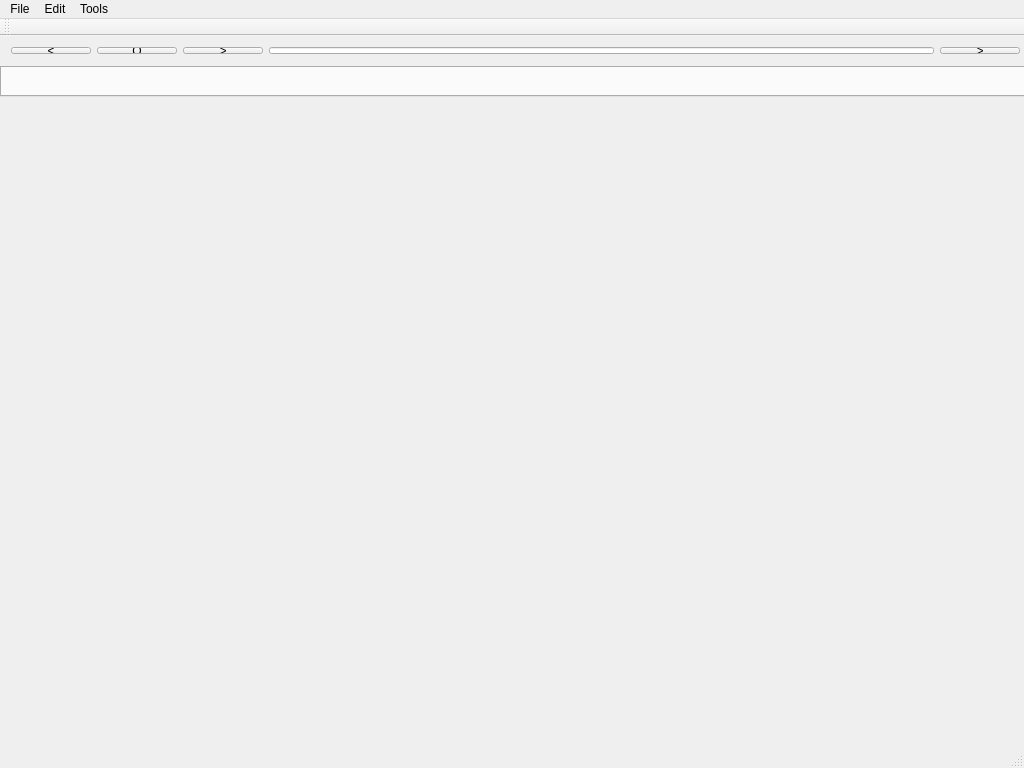
<?xml version="1.0" encoding="UTF-8"?>
<ui version="4.0">
 <class>MainWindow</class>
 <widget class="QMainWindow" name="MainWindow">
  <property name="geometry">
   <rect>
    <x>0</x>
    <y>0</y>
    <width>1024</width>
    <height>768</height>
   </rect>
  </property>
  <property name="minimumSize">
   <size>
    <width>1024</width>
    <height>768</height>
   </size>
  </property>
  <property name="maximumSize">
   <size>
    <width>1024</width>
    <height>830</height>
   </size>
  </property>
  <property name="windowTitle">
   <string>WitBrowser</string>
  </property>
  <widget class="QWidget" name="centralWidget">
   <property name="minimumSize">
    <size>
     <width>1024</width>
     <height>768</height>
    </size>
   </property>
   <property name="maximumSize">
    <size>
     <width>1024</width>
     <height>768</height>
    </size>
   </property>
   <widget class="QWidget" name="layoutWidget">
    <property name="geometry">
     <rect>
      <x>0</x>
      <y>0</y>
      <width>1031</width>
      <height>29</height>
     </rect>
    </property>
    <layout class="QHBoxLayout" name="horizontalLayout">
     <item>
      <widget class="QPushButton" name="backButton">
       <property name="maximumSize">
        <size>
         <width>80</width>
         <height>16777215</height>
        </size>
       </property>
       <property name="text">
        <string>&lt;</string>
       </property>
      </widget>
     </item>
     <item>
      <widget class="QPushButton" name="refreshButton">
       <property name="maximumSize">
        <size>
         <width>80</width>
         <height>16777215</height>
        </size>
       </property>
       <property name="text">
        <string>O</string>
       </property>
      </widget>
     </item>
     <item>
      <widget class="QPushButton" name="forwardButton">
       <property name="maximumSize">
        <size>
         <width>80</width>
         <height>16777215</height>
        </size>
       </property>
       <property name="text">
        <string>&gt;</string>
       </property>
      </widget>
     </item>
     <item>
      <widget class="QLineEdit" name="address">
       <property name="maximumSize">
        <size>
         <width>700</width>
         <height>22</height>
        </size>
       </property>
      </widget>
     </item>
     <item>
      <widget class="QPushButton" name="goButton">
       <property name="maximumSize">
        <size>
         <width>80</width>
         <height>16777215</height>
        </size>
       </property>
       <property name="text">
        <string>&gt;</string>
       </property>
      </widget>
     </item>
    </layout>
   </widget>
   <widget class="QTabWidget" name="tabWidget">
    <property name="geometry">
     <rect>
      <x>0</x>
      <y>30</y>
      <width>1029</width>
      <height>31</height>
     </rect>
    </property>
    <property name="currentIndex">
     <number>-1</number>
    </property>
    <property name="tabsClosable">
     <bool>true</bool>
    </property>
    <property name="movable">
     <bool>false</bool>
    </property>
   </widget>
   <widget class="QWidget" name="gridLayoutWidget">
    <property name="geometry">
     <rect>
      <x>0</x>
      <y>60</y>
      <width>1031</width>
      <height>671</height>
     </rect>
    </property>
    <layout class="QGridLayout" name="gridLayout"/>
   </widget>
  </widget>
  <widget class="QMenuBar" name="menuBar">
   <property name="geometry">
    <rect>
     <x>0</x>
     <y>0</y>
     <width>1024</width>
     <height>25</height>
    </rect>
   </property>
   <widget class="QMenu" name="menuFile">
    <property name="title">
     <string>File</string>
    </property>
    <addaction name="separator"/>
    <addaction name="actionSave_session_and_exit"/>
    <addaction name="actionExit"/>
   </widget>
   <widget class="QMenu" name="menuEdit">
    <property name="title">
     <string>Edit</string>
    </property>
    <addaction name="actionNew_tab"/>
    <addaction name="actionAdd_to_favourites"/>
    <addaction name="actionSave_link"/>
   </widget>
   <widget class="QMenu" name="menuTools">
    <property name="title">
     <string>Tools</string>
    </property>
    <addaction name="actionHistory"/>
    <addaction name="actionFavourites"/>
    <addaction name="actionShow_code"/>
    <addaction name="actionShow_cookie"/>
   </widget>
   <addaction name="menuFile"/>
   <addaction name="menuEdit"/>
   <addaction name="menuTools"/>
  </widget>
  <widget class="QToolBar" name="mainToolBar">
   <attribute name="toolBarArea">
    <enum>TopToolBarArea</enum>
   </attribute>
   <attribute name="toolBarBreak">
    <bool>false</bool>
   </attribute>
  </widget>
  <widget class="QStatusBar" name="statusBar"/>
  <action name="actionNew_tab">
   <property name="text">
    <string>New tab</string>
   </property>
  </action>
  <action name="actionHistory">
   <property name="text">
    <string>History</string>
   </property>
  </action>
  <action name="actionFavourites">
   <property name="text">
    <string>Favourites</string>
   </property>
  </action>
  <action name="actionAdd_to_favourites">
   <property name="text">
    <string>Add to favourites</string>
   </property>
  </action>
  <action name="actionShow_code">
   <property name="text">
    <string>Show code</string>
   </property>
  </action>
  <action name="actionSave_session_and_exit">
   <property name="text">
    <string>Save session and exit</string>
   </property>
  </action>
  <action name="actionExit">
   <property name="text">
    <string>Exit</string>
   </property>
  </action>
  <action name="actionShow_cookie">
   <property name="text">
    <string>Show cookie</string>
   </property>
  </action>
  <action name="actionSave_link">
   <property name="text">
    <string>Save link</string>
   </property>
  </action>
 </widget>
 <layoutdefault spacing="6" margin="11"/>
 <resources/>
 <connections/>
</ui>
